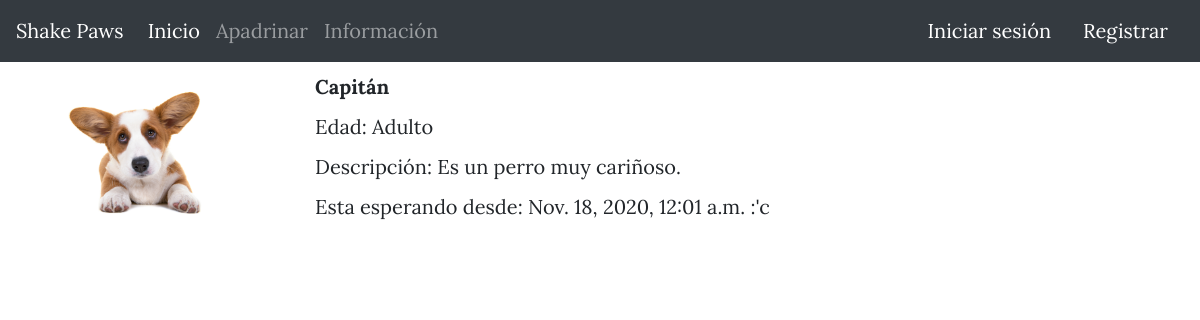
Before: /perfil-animal/2/ with the older database file.
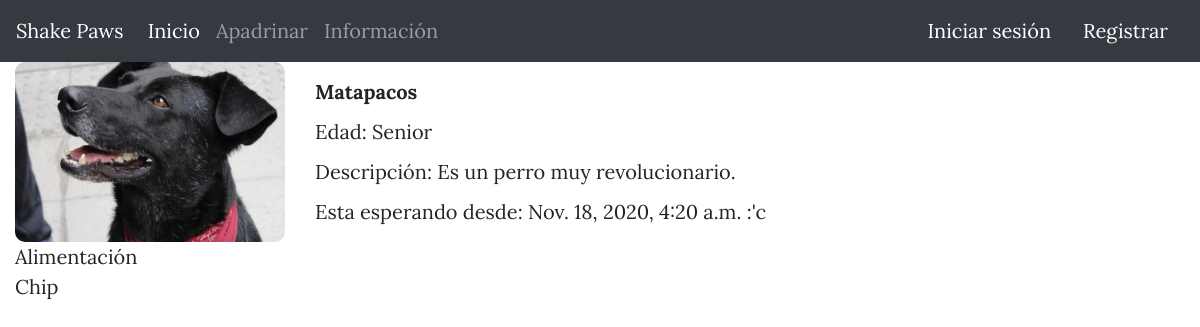
After: the same page with the newer database file.
### shelter/models.py (models this page shows, shortened)
class Animal(models.Model):
    animal_id = models.IntegerField(primary_key = True, verbose_name = "Identificación")
    name = models.CharField(max_length = 50, verbose_name = "Nombre")
    lifestage = models.CharField(max_length = 50, verbose_name = "Etapa de vida")
    description = models.TextField(verbose_name = "Descripción")
    image = models.ImageField(verbose_name = "Imagen", upload_to = "Animales")
    created = models.DateTimeField(auto_now_add = True, verbose_name = "Fecha de creación")
    updated = models.DateTimeField(auto_now = True, verbose_name = "Fecha de modificación")
    sponsors = models.ManyToManyField(Sponsor, through = "Animal_sponsor" , verbose_name = "Apadrinamientos")
    class Meta:
        verbose_name = "Animal"
        verbose_name_plural = "Animales"
        ordering = ["-created"]

class Sponsor(models.Model):
    sponsor_id = models.IntegerField(primary_key = True, verbose_name = "Identificación")
    name = models.CharField(max_length = 50, verbose_name = "Nombre")
    description = models.TextField(verbose_name="Descripción")
    cost = models.IntegerField(verbose_name = "Costo")
    class Meta:
        verbose_name = "Apadrinamiento"
        verbose_name_plural = "Apadrinamientos"

### animalProfile/views.py (the view)
# urls.py: path('perfil-animal/<int:animal_id>/', animalProfile_views.profile , name = "perfil-animal"),
def profile(request, animal_id):
    animal = get_object_or_404(Animal, animal_id = animal_id)
    return render(request, "animalProfile/profile.html", {'animal':animal})

### animalProfile/templates/animalProfile/profile.html (shortened to what this page needs)
{% extends 'core/base.html' %}
{% block content %}
<div class="container-fluid">
    <div class ="row justify-content-around">
        <div class="col col-md-3 align-self-center">
            <img class="photo" src="/media/{{animal.image}}">
        </div>
        <div class="col col-md-9 align-self-center">
            <b><p>{{animal.name}}</p></b>
            <p>Edad: {{animal.lifestage}}</p>
            <p>Descripción: {{animal.description}}</p>
            <p>Esta esperando desde: {{animal.created}} :'c</p>
        </div>
    </div>
    <div class ="row justify-content-around">
        <div class="col- col-md align-self-center">
            {{animal.sponsors.values.0.name}}<br>
            {{animal.sponsors.values.1.name}}<br>
       </div>
    </div>
</div>
{% endblock %}

### core/templates/core/base.html (shortened to what this page needs)
<!DOCTYPE html>
<html lang="en">
<head>
    {% load static %}
    <link href="{% static 'core/vendor/bootstrap/css/bootstrap.min.css' %}" rel="stylesheet">
    <link href="{% static 'core/vendor/font-awesome/css/font-awesome.min.css' %}" rel="stylesheet" type="text/css">
    <link href="{% static 'core/css/clean-blog.min.css' %}" rel="stylesheet">
    <link href="{% static 'core/css/styles.css' %}" rel="stylesheet">
</head>
<body>
  <nav class="navbar navbar-expand-lg navbar-dark bg-dark">
    <a class="navbar-brand" href="#">Shake Paws </a>
    <div class="collapse navbar-collapse" id="navbarText">
      <ul class="navbar-nav mr-auto">
        <li class="nav-item active">
          <a class="nav-link" href="{% url 'inicio' %}">Inicio</a>
        </li>
        <li class="nav-item">
          <a class="nav-link" href="{% url 'apadrinar' %}">Apadrinar</a>
        </li>
        <li class="nav-item">
          <a class="nav-link" href="{% url 'informacion' %}">Información</a>
        </li>
      </ul>
      {% if not request.user.is_authenticated %}
        <a style="color: white;" class="nav-link" href="{% url 'login' %}">Iniciar sesión</a>
        <a style="color: white;" class="nav-link" href="{% url 'signup' %}">Registrar</a>
      {% endif %}
    </div>
  </nav>
    {% block content %}{% endblock %}
</body>
</html>

### core/static/core/css/styles.css (style rules this page uses)
.photo { border-radius: 10px; width: 100%; }

Changed rows visible on the page:
changed Animal: image: a different picture; name "Capitán" → "Matapacos"; lifestage "Adulto" → "Senior"; description "Es un perro muy cariñoso." → "Es un perro muy revolucionario."; created "Nov. 18, 2020, 12:01 a.m." → "Nov. 18, 2020, 4:20 a.m."; sponsors.values.0.name (not shown) → "Alimentación"; sponsors.values.1.name (not shown) → "Chip"
